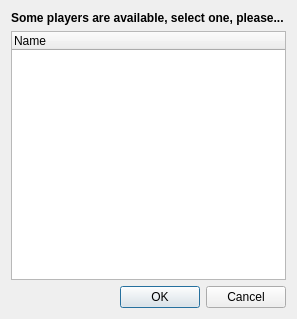
<?xml version="1.0" encoding="UTF-8"?>
<ui version="4.0">
 <class>ProvidersDialog</class>
 <widget class="QDialog" name="ProvidersDialog">
  <property name="geometry">
   <rect>
    <x>0</x>
    <y>0</y>
    <width>297</width>
    <height>319</height>
   </rect>
  </property>
  <property name="windowTitle">
   <string>Choose the player</string>
  </property>
  <layout class="QHBoxLayout" name="horizontalLayout">
   <item>
    <layout class="QVBoxLayout" name="verticalLayout_2">
     <item>
      <widget class="QLabel" name="label">
       <property name="text">
        <string>&lt;html&gt;&lt;head/&gt;&lt;body&gt;&lt;p&gt;&lt;span style=&quot; font-weight:600;&quot;&gt;Some players are available, select one, please...&lt;/span&gt;&lt;/p&gt;&lt;/body&gt;&lt;/html&gt;</string>
       </property>
      </widget>
     </item>
     <item>
      <layout class="QVBoxLayout" name="verticalLayout">
       <item>
        <widget class="QTreeWidget" name="providersList">
         <property name="horizontalScrollBarPolicy">
          <enum>Qt::ScrollBarAsNeeded</enum>
         </property>
         <property name="rootIsDecorated">
          <bool>false</bool>
         </property>
         <property name="itemsExpandable">
          <bool>false</bool>
         </property>
         <property name="wordWrap">
          <bool>true</bool>
         </property>
         <property name="expandsOnDoubleClick">
          <bool>false</bool>
         </property>
         <attribute name="headerStretchLastSection">
          <bool>true</bool>
         </attribute>
         <column>
          <property name="text">
           <string>Name</string>
          </property>
         </column>
        </widget>
       </item>
       <item>
        <widget class="QDialogButtonBox" name="buttonBox">
         <property name="orientation">
          <enum>Qt::Horizontal</enum>
         </property>
         <property name="standardButtons">
          <set>QDialogButtonBox::Cancel|QDialogButtonBox::Ok</set>
         </property>
        </widget>
       </item>
      </layout>
     </item>
    </layout>
   </item>
  </layout>
 </widget>
 <resources/>
 <connections/>
</ui>
